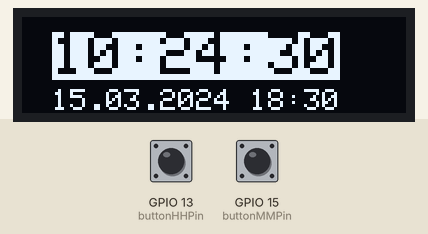
The sketch below on a simulated ESP8266 (NodeMCU). On the bench: 128×32 one-colour display. The inputs (shaded band) are chosen by the test bench; at power-on: GPIO 13 (buttonHHPin) LOW, GPIO 15 (buttonMMPin) LOW. WiFi joins after 1.5 s; servers stay silent unless stated; the local clock reads 2024-03-15 10:24:30 at power-on unless the sketch sets it.

Above: at 0.7 s.
1.3 s: GPIO 13 (buttonHHPin) pulled HIGH for 0.15 s
At 1.9 s:
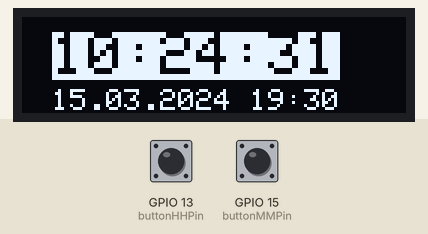
2.0 s: GPIO 15 (buttonMMPin) pulled HIGH for 0.15 s
At 2.6 s:
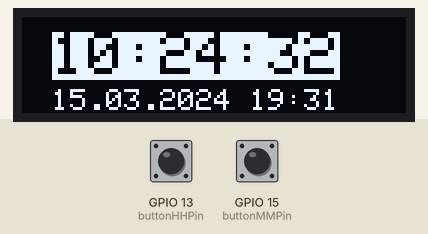
2.7 s: GPIO 13 (buttonHHPin) pulled HIGH for 1 s
At 4.2 s:
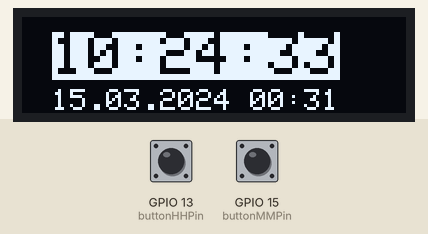
4.3 s: GPIO 15 (buttonMMPin) pulled HIGH for 1 s
At 5.9 s:
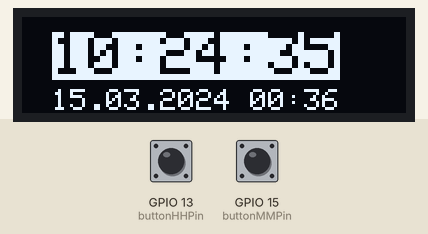
Timing chart, 0 to 6.9 s (numbered marks = the images above; inputs shaded):
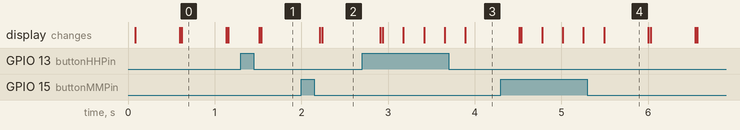

Measured:
- after the input at 1.3 s, the display: first differs from a run without the input after 0.24 s (image 1)
- what the display in image 0 shows lasts 0.5 s, from 0.6 s to 1.1 s

The sketch:

NodeMCUAlarmClockTone.ino
```cpp
//--------------Description--------------
// Loudspeaker Pin D5
// Display Pin SDA = D2 ; SDC = D1
// Button D7 & D8

//--------------libaries include
#include <SPI.h>
#include <Wire.h>
#include <Adafruit_GFX.h>
#include <Adafruit_SSD1306.h>

#include <ESP8266WiFi.h>
#include <time.h>

//--------------NTP Time
const char* ssid = "Franck";
const char* password = "62046022";

//0 = GMT
int timezone = 1 * 3600;
int dst = 0;

//--------------Display
#define SCREEN_WIDTH 128 // OLED display width, in pixels
#define SCREEN_HEIGHT 32 // OLED display height, in pixels

// Declaration for an SSD1306 display connected to I2C (SDA, SCL pins)
#define OLED_RESET     -1 // Reset pin # (or -1 if sharing Arduino reset pin)
Adafruit_SSD1306 display(SCREEN_WIDTH, SCREEN_HEIGHT, &Wire, OLED_RESET);

//--------------Tone
//GPIO14 is D5 at NodeMcu
#define BUZZER_PIN 14

//--------------Alarm
int alarmTimeHH = 18;
int alarmTimeMM = 30;

//--------------Buttons
//13 = D7 ; 15 = D8
const int buttonHHPin = 13;
const int buttonMMPin = 15;
int buttonHHState = 0;
int buttonMMState = 0;

void setup() {
//for display
  display.begin(SSD1306_SWITCHCAPVCC, 0x3C);
  display.clearDisplay();
  display.display();

//for clock
  //start wifi connection
  WiFi.begin(ssid,password);
  //set time parameters, you can change the ntp servers to such in your area
  configTime(timezone, dst, "de.pool.ntp.org","europe.pool.ntp.org");

//for Buttons
  // initialize the pushbuttons pins as an input:
  pinMode(buttonHHPin, INPUT);
  pinMode(buttonMMPin, INPUT);
}

//for Alarm Tone
void doAlarm(int lenght){
  analogWriteFreq(5000);
  analogWrite(BUZZER_PIN, 512);
  delay(lenght/2);
  analogWriteFreq(30000);
  analogWrite(BUZZER_PIN, 512);
  delay(lenght/2);
  analogWrite(BUZZER_PIN, 0);
}


void loop() {

  //clear display
  display.clearDisplay();

  time_t now = time(nullptr);
  struct tm* pTime = localtime(&now);

  //write time inversive
  display.clearDisplay();
  display.setTextColor(BLACK, WHITE);
  display.setCursor(10,5);
  display.setTextSize(2);
  //print 0 if hour under 10
  if(pTime->tm_hour < 10)
  {
    display.print("0");
  }
  display.print(pTime->tm_hour);
  display.print(":");
  //print 0 if min under 10
  if(pTime->tm_min < 10)
  {
    display.print("0");
  }
  display.print(pTime->tm_min);
  display.print(":");
  //print 0 if seconds under 10
  if(pTime->tm_sec < 10)
  {
    display.print("0");
  }
  display.print(pTime->tm_sec);
  display.display();

  //write date normally
  display.setTextColor(WHITE);
  display.setCursor(10,24);
  display.setTextSize(1);
  //print 0 if day under 10
  if(pTime->tm_mday < 10)
  {
    display.print("0");
  }
  display.print(pTime->tm_mday);
  display.print(".");
  //print 0 if month under 10
  if(pTime->tm_mon < 10)
  {
    display.print("0");
  }
  display.print(1+pTime->tm_mon);
  display.print(".");
      //1900 is start of year count
  display.print(1900+pTime->tm_year);
  display.display();

  //write alarmTime normally
  display.setTextColor(WHITE);
  display.setCursor(76,24);
  display.setTextSize(1);
  //print 0 if hour under 10
  if(alarmTimeHH < 10)
  {
    display.print("0");
  }
  display.print(alarmTimeHH);
  display.print(":");
  //print 0 if min under 10
  if(alarmTimeMM < 10)
  {
    display.print("0");
  }
  display.print(alarmTimeMM);
  display.display();

  unsigned long StartTime = millis();
  unsigned long CurrentTime = 0;

  do{
    //check if alarmTime is now
    if (pTime->tm_hour == alarmTimeHH && pTime->tm_min == alarmTimeMM)
    {
      doAlarm(500);
    }

    // read the state of the pushbutton value:
    buttonMMState = digitalRead(buttonMMPin);
    buttonHHState = digitalRead(buttonHHPin);

    // check if the pushbutton is pressed. If it is, the buttonState is HIGH:
    if (buttonHHState == HIGH)
    {
      if(alarmTimeHH < 23)
      {
        alarmTimeHH++;
      }
      else
      {
      alarmTimeHH = 0;
      }
      delay(200);
      break;
    }
    else if (buttonMMState == HIGH)
    {
      if(alarmTimeMM < 59)
      {
        alarmTimeMM++;
      }
      else
      {
      alarmTimeMM = 0;
      }
      delay(200);
      break;
    }
    //reset button states
    buttonMMState = 0;
    buttonHHState = 0;

    CurrentTime = millis();
  }
  //exit button check loop if 500 milliseconds are over
  while(((CurrentTime - StartTime) < 500));

}
```
